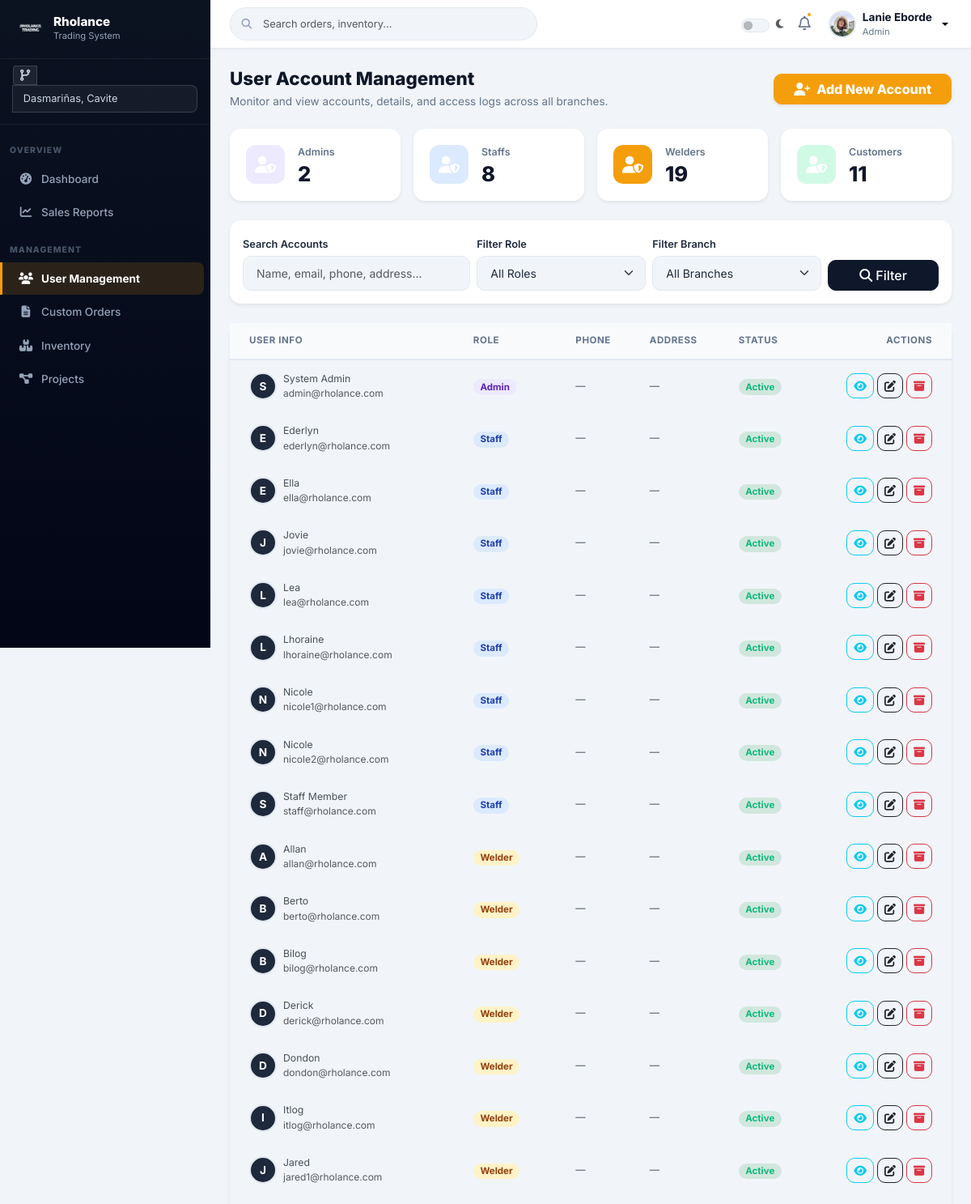
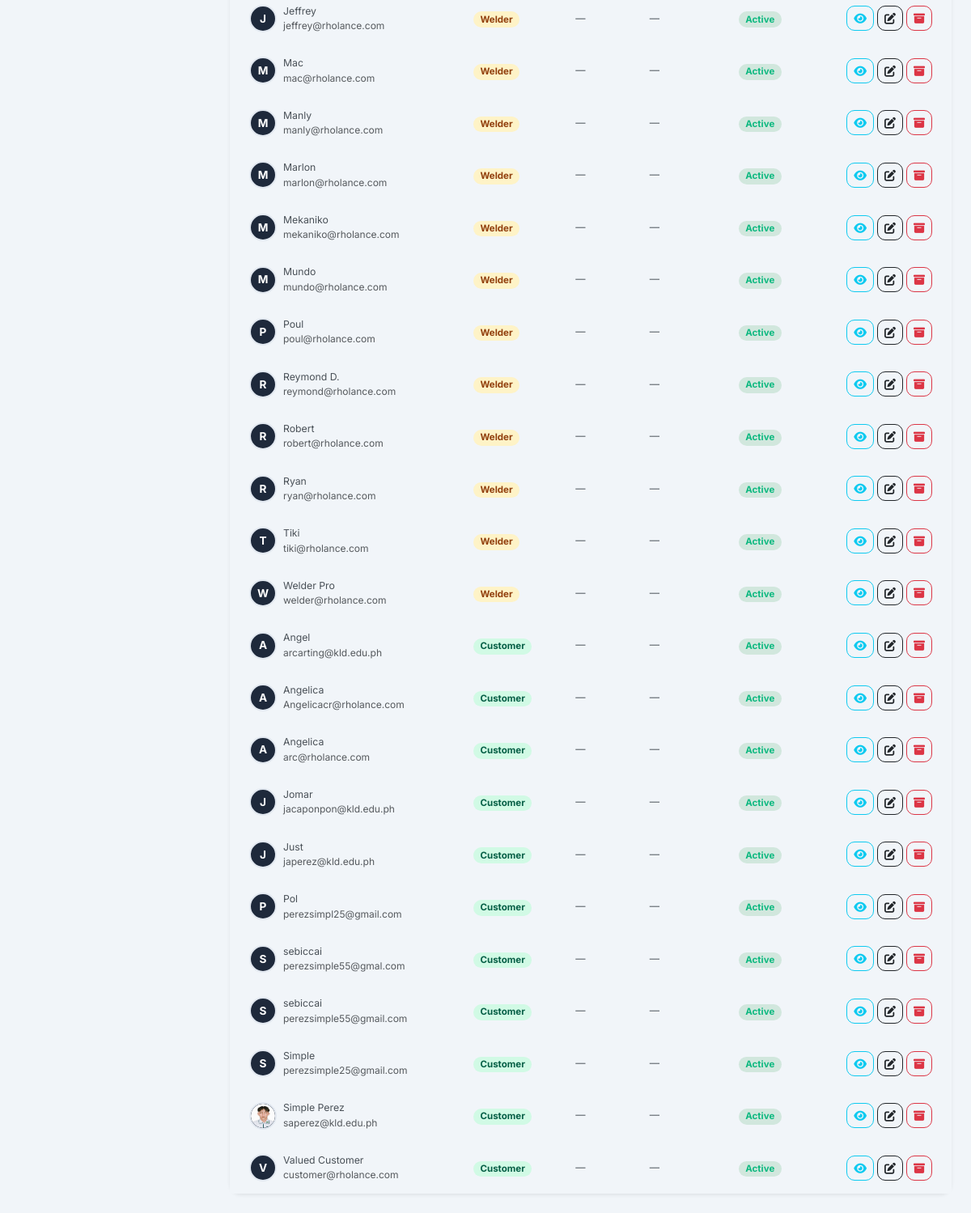
/admin/user_management.php (signed in), run on the app's committed database (2 pictures, top to bottom).
### tables this page shows
CREATE TABLE `users` (
  `id` int(11) NOT NULL,
  `name` varchar(100) NOT NULL,
  `email` varchar(100) NOT NULL,
  `password` varchar(255) NOT NULL,
  `role` enum('admin','staff','welder','customer') NOT NULL,
  `branch_id` int(11) DEFAULT NULL,
  `status` enum('active','blocked','archived') DEFAULT 'active',
  `reset_token` varchar(255) DEFAULT NULL,
  `token_expiry` datetime DEFAULT NULL,
  `is_verified` tinyint(1) DEFAULT 0,
  `verification_code` varchar(6) DEFAULT NULL,
  `code_expiry` datetime DEFAULT NULL,
  `avatar` varchar(255) DEFAULT NULL
);

### admin/user_management.php (the view, shortened to what this page needs)
<?php
include '../config/database.php';
include '../includes/header.php';
include '../includes/sidebar.php';
$where = "WHERE u.id != {$_SESSION['user_id']}";
$users = $conn->query("
    SELECT u.*, b.name AS branch_name,
        (SELECT COUNT(*) FROM custom_orders co WHERE co.customer_id=u.id) orders
    FROM users u LEFT JOIN branches b ON b.id=u.branch_id
    $where ORDER BY FIELD(u.role,'admin','staff','welder','customer'), u.name ASC
");
$counts = ['admin'=>0, 'staff'=>0, 'welder'=>0, 'customer'=>0];
$roleCounts = $conn->query("SELECT role, COUNT(*) c FROM users GROUP BY role");
if ($roleCounts) {
    while ($r = $roleCounts->fetch_assoc()) $counts[$r['role']] = $r['c'];
}
?>
<div class="rh-main">
    <div class="rh-page-header d-flex justify-content-between align-items-center flex-wrap gap-3">
        <div>
            <h1>User Account Management</h1>
            <p>Monitor and view accounts, details, and access logs across all branches.</p>
        </div>
        <button class="btn btn-primary px-4 fw-800 shadow-sm" data-bs-toggle="modal" data-bs-target="#userModal" onclick="prepAdd()">
            <i class="fas fa-user-plus me-2"></i>Add New Account
        </button>
    </div>
    <div class="row g-3 mb-4">
        <?php $summaries = [['admin','Admin','bg-purple'],['staff','Staff','bg-blue'],['welder','Welder','bg-amber'],['customer','Customer','bg-green']];
        foreach ($summaries as [$role,$label,$bg]): ?>
        <div class="col-6 col-md-3">
            <div class="rh-stat-card border-0 shadow-sm">
                <div class="rh-stat-icon <?= $bg ?> text-white"><i class="fas fa-user-shield"></i></div>
                <div>
                    <div class="rh-stat-label"><?= $label ?>s</div>
                    <div class="rh-stat-value"><?= $counts[$role] ?></div>
                </div>
            </div>
        </div>
        <?php endforeach; ?>
    </div>
    <div class="card mb-4 border-0 shadow-sm">
        <div class="card-body">
            <form method="GET" class="row g-2 align-items-end">
                <div class="col-12 col-md-4">
                    <label class="form-label small fw-700">Search Accounts</label>
                    <input type="text" name="q" class="form-control" placeholder="Name, email, phone, address..." value="<?= htmlspecialchars($_GET['q']??'') ?>">
                </div>
                <div class="col-6 col-md-3">
                    <label class="form-label small fw-700">Filter Role</label>
                    <select name="role" class="form-select">
                        <option value="all">All Roles</option>
                    </select>
                </div>
                <div class="col-6 col-md-3">
                    <label class="form-label small fw-700">Filter Branch</label>
                    <select name="branch" class="form-select">
                        <option value="0">All Branches</option>
                    </select>
                </div>
                <div class="col-12 col-md-2">
                    <button type="submit" class="btn btn-dark w-100 fw-700"><i class="fas fa-search me-1"></i>Filter</button>
                </div>
            </form>
        </div>
    </div>
    <div class="card border-0 shadow-sm">
        <div class="table-responsive">
            <table class="table table-hover align-middle mb-0">
                <thead class="bg-light">
                    <tr>
                        <th class="ps-4">User Info</th>
                        <th>Role</th>
                        <th>Phone</th>
                        <th>Address</th>
                        <th>Status</th>
                        <th class="text-end pe-4">Actions</th>
                    </tr>
                </thead>
                <tbody>
                <?php if ($users && $users->num_rows > 0): ?>
                    <?php while ($u = $users->fetch_assoc()): ?>
                    <tr>
                        <td class="ps-4">
                            <div class="d-flex align-items-center gap-2">
                                <div class="rh-avatar">
                                    <?php if (!empty($u['avatar'])): ?>
                                        <img src="<?= BASE_URL ?>uploads/<?= htmlspecialchars($u['avatar']) ?>" alt="Avatar" style="width:100%;height:100%;object-fit:cover;border-radius:50%;">
                                    <?php else: ?>
                                        <?= strtoupper(substr($u['name'],0,1)) ?>
                                    <?php endif; ?>
                                </div>
                                <div>
                                    <div class="fw-700 small text-light-emphasis"><?= htmlspecialchars($u['name']) ?></div>
                                    <div class="text-muted small" style="font-size:.75rem;"><?= htmlspecialchars($u['email']) ?></div>
                                </div>
                            </div>
                        </td>
                        <td><span class="badge badge-role-<?= $u['role'] ?>"><?= ucfirst($u['role']) ?></span></td>
                        <td class="small text-light-emphasis"><?= htmlspecialchars($u['phone'] ?? '—') ?></td>
                        <td class="small text-light-emphasis text-truncate" style="max-width: 180px;" title="<?= htmlspecialchars($u['address'] ?? '') ?>">
                            <?= htmlspecialchars($u['address'] ?? '—') ?>
                        </td>
                        <td>
                            <span class="badge bg-<?= $u['status'] === 'active' ? 'success' : 'secondary' ?>-subtle text-<?= $u['status'] === 'active' ? 'success' : 'secondary' ?>">
                                <?= ucfirst($u['status']) ?>
                            </span>
                        </td>
                        <td class="text-end pe-4">
                            <div class="d-flex gap-1 justify-content-end align-items-center">
                                <button class="btn btn-sm btn-outline-info" onclick='viewInfo(<?= json_encode($u) ?>)' title="View Details">
                                    <i class="fas fa-eye"></i>
                                </button>
                                <button class="btn btn-sm btn-outline-dark" onclick='prepEdit(<?= json_encode($u) ?>)' title="Edit Account">
                                    <i class="fas fa-edit"></i>
                                </button>
                                <?php if ($u['status'] === 'active'): ?>
                                    <a href="?action=archive&id=<?= $u['id'] ?>" class="btn btn-sm btn-outline-danger" title="Archive User" onclick="return confirm('Are you sure you want to archive this user?')">
                                        <i class="fas fa-archive"></i>
                                    </a>
                                <?php else: ?>
                                    <a href="?action=unarchive&id=<?= $u['id'] ?>" class="btn btn-sm btn-outline-success" title="Unarchive User">
                                        <i class="fas fa-undo"></i>
                                    </a>
                                <?php endif; ?>
                            </div>
                        </td>
                    </tr>
                    <?php endwhile; ?>
                <?php else: ?>
                    <tr><td colspan="6" class="text-center py-5 text-muted">No accounts found.</td></tr>
                <?php endif; ?>
                </tbody>
            </table>
        </div>
    </div>
</div>
</body></html>

### includes/header.php (shortened to what this page needs)
<?php
include __DIR__ . '/../config/database.php';
$user_id  = $_SESSION['user_id'] ?? 0;
$userName = $_SESSION['name']    ?? 'User';
$userRole = ucfirst($_SESSION['role'] ?? 'Guest');
$avatar   = '';
if ($user_id && isset($conn)) {
    $stmt = $conn->prepare("SELECT avatar FROM users WHERE id=?");
    $stmt->bind_param("i", $user_id);
    $stmt->execute();
    $res = $stmt->get_result();
    if ($row = $res->fetch_assoc()) $avatar = $row['avatar'] ?? '';
}
?>
<!DOCTYPE html>
<html lang="en" data-bs-theme="light">
<head>
    <link rel="stylesheet" href="https://cdn.jsdelivr.net/npm/bootstrap@5.3.3/dist/css/bootstrap.min.css">
    <link rel="stylesheet" href="https://cdnjs.cloudflare.com/ajax/libs/font-awesome/6.5.1/css/all.min.css">
    <link rel="stylesheet" href="<?= BASE_URL ?>assets/css/custom.css">
</head>
<body class="admin">
<header class="rh-topbar">
    <div class="rh-topbar-search">
        <input type="text" class="form-control" id="liveSearch"
               placeholder="Search orders, inventory..." autocomplete="off">
    </div>
    <div class="rh-topbar-right">
        <div class="form-check form-switch mb-0 d-flex align-items-center gap-2">
            <input class="form-check-input" type="checkbox" id="darkModeToggle"
                   style="width:2.2em;height:1.1em;cursor:pointer;">
            <label class="form-check-label text-muted" for="darkModeToggle" style="font-size:.8rem;">
                <i class="fas fa-moon"></i>
            </label>
        </div>
        <button class="rh-notif-btn">
            <i class="far fa-bell"></i>
            <span class="rh-notif-dot"></span>
        </button>
        <div class="dropdown">
            <button class="rh-user-btn dropdown-toggle" id="userMenuBtn"
                    data-bs-toggle="dropdown" aria-expanded="false"
                    style="--bs-btn-focus-shadow-rgb:none;">
                <div class="rh-avatar">
                    <?php if (!empty($avatar)): ?>
                        <img src="<?= BASE_URL ?>uploads/<?= htmlspecialchars($avatar) ?>" alt="Avatar">
                    <?php else: ?>
                        <?= strtoupper(substr($userName, 0, 1)) ?>
                    <?php endif; ?>
                </div>
                <div class="text-start d-none d-md-block">
                    <div class="rh-user-name"><?= htmlspecialchars($userName) ?></div>
                    <div class="rh-user-role"><?= htmlspecialchars($userRole) ?></div>
                </div>
            </button>
        </div>
    </div>
</header>

### includes/sidebar.php (shortened to what this page needs)
<?php
$_role       = $_SESSION['role'] ?? '';
function rh_nav($href, $icon, $label, $active) {
    $cls = $active ? 'rh-nav-link active' : 'rh-nav-link';
    echo "<a href=\"$href\" class=\"$cls\"><i class=\"$icon\"></i><span>$label</span></a>";
}
?>
<aside class="rh-sidebar" id="rhSidebar">
    <a href="<?= BASE_URL ?>index.php" class="rh-sidebar-brand text-decoration-none">
        <img src="<?= BASE_URL ?>assets/images/logoo.png" alt="Logo"
             onerror="this.style.display='none'">
        <div>
            <div class="brand-name">Rholance</div>
            <div class="brand-sub">Trading System</div>
        </div>
    </a>
    <?php if ($_role === 'admin'): ?>
    <div class="branch-select px-3 py-2">
        <form method="POST" action="<?= BASE_URL ?>branches/switch.php">
            <div class="input-group input-group-sm">
                <span class="input-group-text"
                      style="background:rgba(255,255,255,.08);border-color:rgba(255,255,255,.15);color:#CBD5E1;">
                    <i class="fas fa-code-branch"></i>
                </span>
                <select name="branch_id" id="branchSelect"
                        class="form-select form-select-sm"
                        style="background:rgba(255,255,255,.05);border-color:rgba(255,255,255,.15);color:#CBD5E1;">
                    <option value="1" <?= ($_SESSION['branch_id']==1)?'selected':'' ?>>Dasmariñas, Cavite</option>
                </select>
            </div>
        </form>
    </div>
    <div class="rh-divider"></div>
    <?php endif; ?>
    <?php if ($_role === 'admin'): ?>
    <div class="rh-sidebar-section">Overview</div>
    <nav class="flex-column">
        <?php rh_nav(BASE_URL . 'admin/dashboard.php',       'fas fa-gauge-high',   'Dashboard',       strpos($_SERVER['REQUEST_URI'],'admin/dashboard')!==false); ?>
    </nav>
    <div class="rh-sidebar-section">Management</div>
    <nav class="flex-column">
    </nav>
    <?php endif; ?>
    <div class="mt-auto p-3">
    </div>
</aside>

### data on the page
users: avatar (picture)
users: name "S", name "System Admin", email "admin@rholance.com", role "Admin", phone "—", address "—", status "Active"
users: name "E", name "Ederlyn", email "ederlyn@rholance.com", role "Staff", phone "—", address "—", status "Active"
users: name "E", name "Ella", email "ella@rholance.com", role "Staff", phone "—", address "—", status "Active"
users: name "J", name "Jovie", email "jovie@rholance.com", role "Staff", phone "—", address "—", status "Active"
users: name "L", name "Lea", email "lea@rholance.com", role "Staff", phone "—", address "—", status "Active"
users: name "L", name "Lhoraine", email "lhoraine@rholance.com", role "Staff", phone "—", address "—", status "Active"
users: name "N", name "Nicole", email "nicole1@rholance.com", role "Staff", phone "—", address "—", status "Active"
users: name "N", name "Nicole", email "nicole2@rholance.com", role "Staff", phone "—", address "—", status "Active"
users: name "S", name "Staff Member", email "staff@rholance.com", role "Staff", phone "—", address "—", status "Active"
users: name "A", name "Allan", email "allan@rholance.com", role "Welder", phone "—", address "—", status "Active"
users: name "B", name "Berto", email "berto@rholance.com", role "Welder", phone "—", address "—", status "Active"
users: name "B", name "Bilog", email "bilog@rholance.com", role "Welder", phone "—", address "—", status "Active"
users: name "D", name "Derick", email "derick@rholance.com", role "Welder", phone "—", address "—", status "Active"
users: name "D", name "Dondon", email "dondon@rholance.com", role "Welder", phone "—", address "—", status "Active"
users: name "I", name "Itlog", email "itlog@rholance.com", role "Welder", phone "—", address "—", status "Active"
users: name "J", name "Jared", email "jared1@rholance.com", role "Welder", phone "—", address "—", status "Active"
users: name "J", name "Jeffrey", email "jeffrey@rholance.com", role "Welder", phone "—", address "—", status "Active"
users: name "M", name "Mac", email "mac@rholance.com", role "Welder", phone "—", address "—", status "Active"
users: name "M", name "Manly", email "manly@rholance.com", role "Welder", phone "—", address "—", status "Active"
users: name "M", name "Marlon", email "marlon@rholance.com", role "Welder", phone "—", address "—", status "Active"
users: name "M", name "Mekaniko", email "mekaniko@rholance.com", role "Welder", phone "—", address "—", status "Active"
users: name "M", name "Mundo", email "mundo@rholance.com", role "Welder", phone "—", address "—", status "Active"
users: name "P", name "Poul", email "poul@rholance.com", role "Welder", phone "—", address "—", status "Active"
users: name "R", name "Reymond D.", email "reymond@rholance.com", role "Welder", phone "—", address "—", status "Active"
users: name "R", name "Robert", email "robert@rholance.com", role "Welder", phone "—", address "—", status "Active"
users: name "R", name "Ryan", email "ryan@rholance.com", role "Welder", phone "—", address "—", status "Active"
users: name "T", name "Tiki", email "tiki@rholance.com", role "Welder", phone "—", address "—", status "Active"
users: name "W", name "Welder Pro", email "welder@rholance.com", role "Welder", phone "—", address "—", status "Active"
users: name "A", name "Angel", email "arcarting@kld.edu.ph", role "Customer", phone "—", address "—", status "Active"
users: name "A", name "Angelica", email "Angelicacr@rholance.com", role "Customer", phone "—", address "—", status "Active"
users: name "A", name "Angelica", email "arc@rholance.com", role "Customer", phone "—", address "—", status "Active"
users: name "J", name "Jomar", email "jacaponpon@kld.edu.ph", role "Customer", phone "—", address "—", status "Active"
users: name "J", name "Just", email "japerez@kld.edu.ph", role "Customer", phone "—", address "—", status "Active"
users: name "P", name "Pol", email "perezsimpl25@gmail.com", role "Customer", phone "—", address "—", status "Active"
users: name "S", name "sebiccai", email "perezsimple55@gmal.com", role "Customer", phone "—", address "—", status "Active"
users: name "S", name "sebiccai", email "perezsimple55@gmail.com", role "Customer", phone "—", address "—", status "Active"
users: name "S", name "Simple", email "perezsimple25@gmail.com", role "Customer", phone "—", address "—", status "Active"
users: avatar (picture), name "Simple Perez", email "saperez@kld.edu.ph", role "Customer", phone "—", address "—", status "Active"
users: name "V", name "Valued Customer", email "customer@rholance.com", role "Customer", phone "—", address "—", status "Active"

### other printed values
$userName "Lanie Eborde"
$userRole "Admin"
$label "Dashboard Sales Reports User Management Custom Orders Inventory Projects"
$label "Admin"
$counts[$role] "2"
$label "Staff"
$counts[$role] "8"
$label "Welder"
$counts[$role] "19"
$label "Customer"
$counts[$role] "11"
